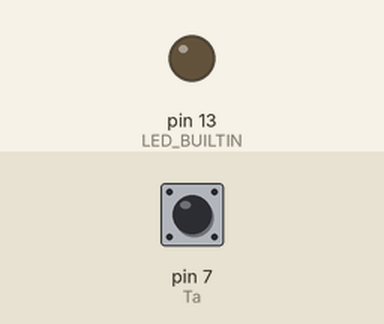
Bench run of a sketch on a simulated Arduino Uno, built with avr-gcc and run on an emulated ATmega328P. On the bench: output pins drawn as LEDs (lit = HIGH). The test bench sets the inputs (shaded band); at power-on: pin 7 (Ta) HIGH. What the sketch prints to the serial monitor is not drawn.

Above: at 1.2 s.
1.3 s: pin 7 (Ta) pulled LOW for 0.15 s
At 1.37 s:
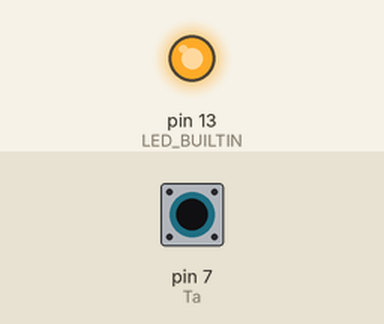
2.9 s: pin 7 (Ta) pulled LOW for 3.2 s
At 6.6 s:
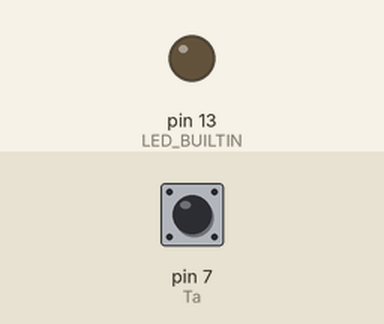
Timing chart, 0 to 8.1 s (numbered marks = the images above; inputs shaded):
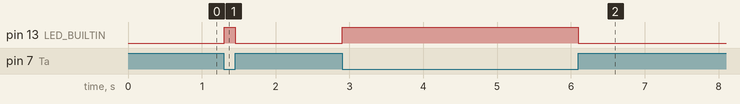

The sketch:

RP_SimpleButton.ino
```cpp
/*
 * Test mit Arduino Uno
 * RP 20.09.2022
 */

#include <Arduino.h>
#include "src/RP_SimpleButton.h"

const uint8_t Ta = 7;               //Button input

uint32_t ms;

RP_SimpleButton Btn;                //Button object


void setup() {
  pinMode(LED_BUILTIN, OUTPUT);
  pinMode(Ta, INPUT_PULLUP);
  Serial.begin(115200);
  Btn.begin(true);                  //-> true: button is inverted, e.g. pullup

}

void loop() {
  Btn.Update(digitalRead(Ta));      //call every main loop

  digitalWrite(LED_BUILTIN, Btn.BtnState());


  if(millis() - ms > 500){
    Serial.print("BtnState: ");
    Serial.println(Btn.BtnState());
    Serial.println();
  }

}
```

RP_SimpleButton.cpp
```cpp
/*
 * RP_SimpleButton.cpp
 *
 *  Created on: 22.03.2021
 *      Author: ralf.poschner
 */

#include "RP_SimpleButton.h"

/*
 * Call to initialize an object
*/
RP_SimpleButton::RP_SimpleButton(){
}


/*
 * Call to initialize the values if not default is used
*/
void RP_SimpleButton::begin(bool inv){
	invert = inv;
}

/*
* Call this function frequently in main loop, keeps the values up to date
* Parameters:
* 	- input		-	the input which must be debounced
*/
void RP_SimpleButton::Update(bool input){
	uint32_t msTick = millis();
	bool inVal = input;
		if(invert == true){
			inVal = !inVal;
		}
	if(msTick - mem_tm_lastChange < dbTime){
		flag_changed = false;
	}
	else{
		last_state = state;
		state = inVal;										  //update Button state
    flag_changed = (state != last_state);
		if(flag_changed){
			mem_tm_lastChange = msTick;
		}
	}

}

/*
 * returns the current state of the Button
 */
bool RP_SimpleButton::BtnState(){
	return state;
}
```

RP_SimpleButton.h
```cpp
/*
 * RP_SimpleButton.h
 *
 *  Created on: 20.09.2022
 *  Author: ralf.poschner
 */

#ifndef RP_SimpleButton_H_
#define RP_SimpleButton_H_


/*
 * include Arduino.h for millis()
 */

#include <Arduino.h>

class RP_SimpleButton
{
	public:
		/*
     * Call to generate an object
    */
    RP_SimpleButton();

		/*
		*	Initialize a Button object, if inv == true, button is invertet (e.g. pullup)
		*/
    void begin(bool inv);

		/*
		* Call this function frequently in main loop
		* Parameters:
		* 	- input		-	the input which must be debounced
		*/
		void Update(bool input);

		/*
		* Call this function to receive the current State of the Button
		*/
		bool BtnState();


		/*
		* Changeable variables, default initialisation
		*/
    uint32_t dbTime = 25;				    //debounce Time 													                        (25 mS is good value)


	private:

		bool invert = false;					  //if true, logic interprets low as pressed                        (e.g. if pullup used)	(default set to 0)
		uint32_t mem_tm_lastChange;		  //time of last state change (mS)									                (set to 0)
		bool state;						          //current button state, true if pressed								            (set to 0)
		bool last_state;				        //previous button state												                    (set to 0)
		bool flag_changed;				      //flag, state changed since last read								              (set to 0)

};

#endif
```

Measured:
- after the input at 1.3 s, pin 13 (LED_BUILTIN): LOW → HIGH at once, → LOW 0.15 s later
- after the input at 2.9 s, pin 13 (LED_BUILTIN): LOW → HIGH at once, → LOW 3.2 s later
